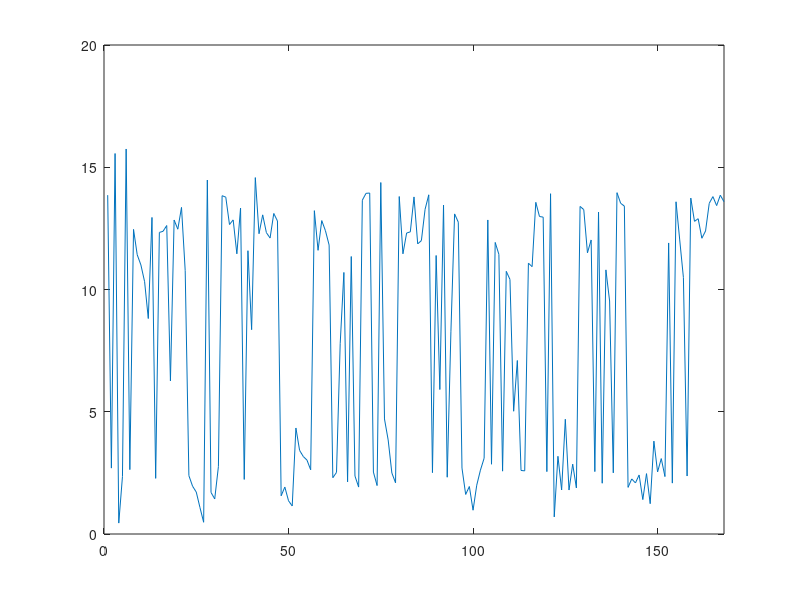

Here is the MATLAB script that generated this plot:
% Uses the first policy to come up with an optimal bid value using
% simulated data.

% Read in simulated data. Right now, this is just a modified copy of
% ParsedParam only with hour_of_week, auctions, clicks, cost, and value per
% conversion.
data = importdata('SimulatorOutput.csv');
numHOW = 168;

% Calculate the click probability, the cost per click, and the value per
% click for each data point. 
colHOW = 1;
colAuct = 2;
colClick = 3;
colCost = 4;
colTCV = 5;
pWC = data(:,colClick)./data(:,colAuct);
fCPC = data(:,colCost)./data(:,colClick);
fVPC = data(:,colTCV)./data(:,colClick);

% Estimate the value per click and the difference between the bid and the
% cost per click. It's better to use the average for each HoW, as done
% below. 
%avgfVPC = nansum(fVPC)/sum(~isnan(fVPC));
%avgD = 7 - nansum(fCPC)/sum(~isnan(fCPC));

% Find theta values for each hour of the week indicator variable. 
theta = zeros(numHOW, 1);
for k = 1:numHOW
    pWCk = pWC(data(:,colHOW) == k);
    avgPWCk = nansum(pWCk)/sum(~isnan(pWCk));
    if avgPWCk == 0
        disp("Error: Not enough data1");
    end
    theta(k) = log(1/avgPWCk - 1) + 7;
end

% Find the optimum bid value for each hour of the week. First, find the
% value that maximizes the profit function, and then find the minimum of
% that value and the maximum bid value according to the bound q for the
% commission of the conversion.
b = zeros(numHOW,1);
bid = zeros(numHOW,1);
q = 1; % when q = 1, bid = b (the commission constr doesn't do anything)
for k = 1:168
    
    % Find average fVPC and D for each hour of the week k
    fVPCk = fVPC(data(:,colHOW) == k);
    avgfVPCk = nansum(fVPCk)/sum(~isnan(fVPCk));
    fCPCk = fCPC(data(:,colHOW) == k);
    avgfCPCk = nansum(fCPCk)/sum(~isnan(fCPCk));
    avgDk = 7 - avgfCPCk;

    der = @(b) exp(theta(k)-b)*(avgfVPCk+avgDk-b)/(1+exp(theta(k)-b))^2 - ...
        1/(1+exp(theta(k)-b));
    b(k) = fzero(der,0);
    bid(k) = min([b(k) q*avgfVPCk+avgDk]); 
 
end

% Plot the optimum bid values for each hour of the week.
plot(1:168, bid);
axis([0 168 0 20]);

% Would have used for linear regression
%y = pWC(~isnan(pWC));
%y(y==0) = 1e-6;
% Y = log(1./y - ones(length(y),1));
% x = ones(length(y),1)*7;
% X = [ones(length(x),1) x];
% theta = X\Y;

